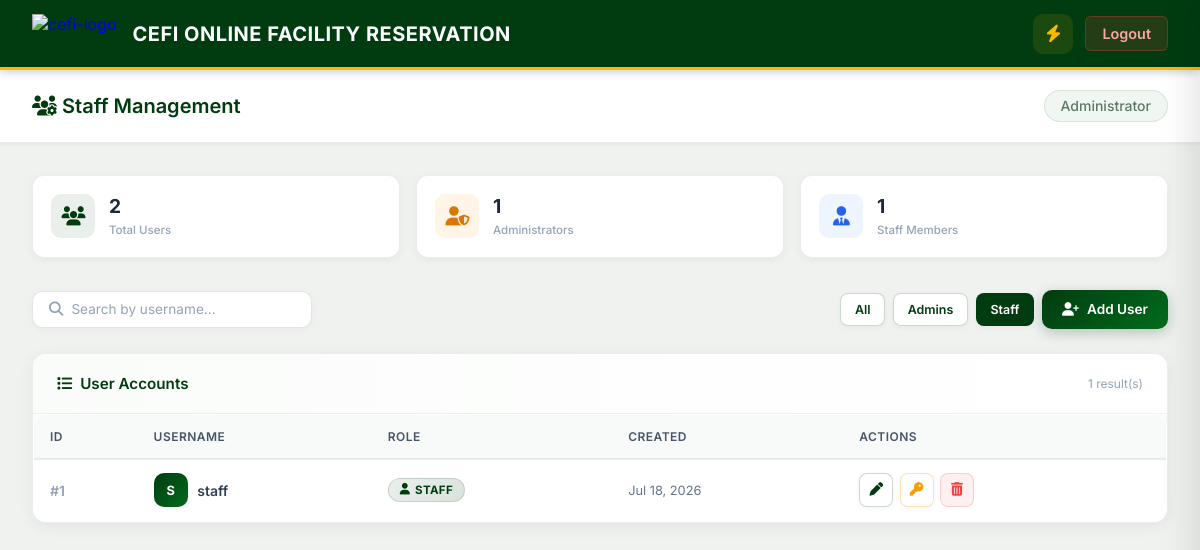
The app's page /admin/users.php?role=staff (signed in) with its own data.
### tables this page shows
CREATE TABLE users (
    id INT AUTO_INCREMENT PRIMARY KEY,
    username VARCHAR(50) UNIQUE NOT NULL,
    password VARCHAR(255) NOT NULL,
    created_at TIMESTAMP DEFAULT CURRENT_TIMESTAMP,
    role enum ('staff','admin')
);

### admin/users.php (the view, shortened to what this page needs)
<?php
require_once("../config/db.php");
$current_admin_id = $_SESSION["user_id"];
$search = trim($_GET['search'] ?? '');
$filter_role = $_GET['role'] ?? '';
$query = "SELECT id, username, role, created_at FROM users WHERE 1=1";
$params = [];
$types = "";
if (!empty($filter_role) && in_array($filter_role, ['staff', 'admin'])) {
    $query .= " AND role = ?";
    $params[] = &$filter_role;
    $types .= "s";
}
$query .= " ORDER BY created_at DESC";
$stmt = $conn->prepare($query);
if (!empty($params)) {
    $stmt->bind_param($types, ...$params);
}
$stmt->execute();
$users = $stmt->get_result();
$total_users = $conn->query("SELECT COUNT(*) as c FROM users")->fetch_assoc()['c'];
$total_admins = $conn->query("SELECT COUNT(*) as c FROM users WHERE role='admin'")->fetch_assoc()['c'];
$total_staff = $conn->query("SELECT COUNT(*) as c FROM users WHERE role='staff'")->fetch_assoc()['c'];
?>
<!DOCTYPE html>
<html lang="en">
<head>
    <link rel="stylesheet" href="../style/dashboard.css">
    <link rel="stylesheet" href="../style/navbar.css?v=2">
    <link rel="stylesheet" href="../style/admin.css">
    <link rel="stylesheet" href="https://cdnjs.cloudflare.com/ajax/libs/font-awesome/6.5.1/css/all.min.css"
 />
</head>
<body>
<?php include '../includes/navbar.php'; ?>
<div class="main-content">
    <div class="page-header">
        <h1><i class="fas fa-users-cog"></i> Staff Management</h1>
        <div class="header-user">Administrator</div>
    </div>
    <div class="container">
        <div class="info-metrics">
            <div class="info-metric">
                <div class="info-metric-icon green"><i class="fas fa-users"></i></div>
                <div class="info-metric-data">
                    <h4><?= $total_users ?></h4>
                    <span>Total Users</span>
                </div>
            </div>
            <div class="info-metric">
                <div class="info-metric-icon amber"><i class="fas fa-user-shield"></i></div>
                <div class="info-metric-data">
                    <h4><?= $total_admins ?></h4>
                    <span>Administrators</span>
                </div>
            </div>
            <div class="info-metric">
                <div class="info-metric-icon blue"><i class="fas fa-user-tie"></i></div>
                <div class="info-metric-data">
                    <h4><?= $total_staff ?></h4>
                    <span>Staff Members</span>
                </div>
            </div>
        </div>
        <div class="admin-toolbar">
            <form method="GET" class="search-box">
                <i class="fas fa-search"></i>
                <input type="text" name="search" placeholder="Search by username..." value="<?= htmlspecialchars($search) ?>">
            </form>
            <div style="display: flex; gap: 0.5rem; align-items: center;">
                <a href="?role=" class="btn btn-outline btn-sm <?= empty($filter_role) ? 'active' : '' ?>" style="<?= empty($filter_role) ? 'background:#013c10;color:#fff;' : '' ?>">All</a>
                <a href="?role=admin" class="btn btn-outline btn-sm <?= $filter_role==='admin' ? 'active' : '' ?>" style="<?= $filter_role==='admin' ? 'background:#013c10;color:#fff;' : '' ?>">Admins</a>
                <a href="?role=staff" class="btn btn-outline btn-sm <?= $filter_role==='staff' ? 'active' : '' ?>" style="<?= $filter_role==='staff' ? 'background:#013c10;color:#fff;' : '' ?>">Staff</a>
                <button class="btn btn-primary" onclick="openModal('createModal')">
                    <i class="fas fa-user-plus"></i> Add User
                </button>
            </div>
        </div>
        <div class="admin-card">
            <div class="admin-card-header">
                <h3><i class="fas fa-list"></i> User Accounts</h3>
                <span style="font-size:0.75rem;color:#94a3b8;"><?= $users->num_rows ?> result(s)</span>
            </div>
            <div style="overflow-x:auto;">
                <table class="admin-table">
                    <thead>
                        <tr>
                            <th>ID</th>
                            <th>Username</th>
                            <th>Role</th>
                            <th>Created</th>
                            <th>Actions</th>
                        </tr>
                    </thead>
                    <tbody>
                        <?php if ($users->num_rows === 0): ?>
                            <tr><td colspan="5">
                                <div class="empty-state">
                                    <i class="fas fa-user-slash"></i>
                                    <h4>No users found</h4>
                                    <p>Try adjusting your search or filter.</p>
                                </div>
                            </td></tr>
                        <?php else: ?>
                            <?php while ($u = $users->fetch_assoc()): ?>
                            <tr>
                                <td style="font-weight:600;color:#94a3b8;">#<?= $u['id'] ?></td>
                                <td>
                                    <div style="display:flex;align-items:center;gap:0.6rem;">
                                        <div style="width:34px;height:34px;border-radius:10px;background:linear-gradient(135deg,#013c10,#026b1c);color:#fff;display:flex;align-items:center;justify-content:center;font-weight:700;font-size:0.8rem;">
                                            <?= strtoupper(substr($u['username'], 0, 1)) ?>
                                        </div>
                                        <span style="font-weight:600;"><?= htmlspecialchars($u['username']) ?></span>
                                    </div>
                                </td>
                                <td>
                                    <span class="role-badge <?= $u['role'] ?>">
                                        <i class="fas <?= $u['role'] === 'admin' ? 'fa-crown' : 'fa-user' ?>"></i>
                                        <?= ucfirst($u['role']) ?>
                                    </span>
                                </td>
                                <td style="color:#64748b;font-size:0.8rem;">
                                    <?= date('M d, Y', strtotime($u['created_at'])) ?>
                                </td>
                                <td>
                                    <div class="actions-group">
                                        <button class="btn btn-outline btn-icon" title="Edit" onclick="openEditModal(<?= htmlspecialchars(json_encode($u)) ?>)">
                                            <i class="fas fa-pen"></i>
                                        </button>
                                        <button class="btn btn-outline btn-icon" title="Reset Password" style="color:#f59e0b;border-color:rgba(245,158,11,0.3);" onclick="openResetModal(<?= $u['id'] ?>, '<?= htmlspecialchars($u['username']) ?>')">
                                            <i class="fas fa-key"></i>
                                        </button>
                                        <?php if ($u['id'] !== $current_admin_id): ?>
                                        <button class="btn btn-icon" title="Delete" style="background:rgba(239,68,68,0.08);color:#ef4444;border:1px solid rgba(239,68,68,0.2);" onclick="openDeleteModal(<?= $u['id'] ?>, '<?= htmlspecialchars($u['username']) ?>')">
                                            <i class="fas fa-trash-alt"></i>
                                        </button>
                                        <?php endif; ?>
                                    </div>
                                </td>
                            </tr>
                            <?php endwhile; ?>
                        <?php endif; ?>
                    </tbody>
                </table>
            </div>
        </div>
    </div>
</div>
</body>
</html>

### style/dashboard.css (style rules this page uses)
:root { --bg-color: #f0f2f0; --text-main: #1a1a1a; --text-muted: #5a7a62; --card-bg: #ffffff; --border-color: rgba(1, 60, 16, 0.1); --accent-color: #fcb900; --accent-dark: #e6a800; --accent-green: #013c10; --success: #16a34a; --warning: #d97706; --danger: #dc2626; --sidebar-collapsed-width: 72px; }
* { margin: 0; padding: 0; box-sizing: border-box; font-family: 'Inter', sans-serif; }
body { background: #f0f2f0; color: var(--text-main); display: flex; flex-direction: column; min-height: 100vh; }
.main-content { margin-left: 0; flex: 1; transition: margin-left 0.3s cubic-bezier(0.4, 0, 0.2, 1); display: flex; flex-direction: column; }
.page-header { background: #ffffff; padding: 1.25rem 2rem; display: flex; justify-content: space-between; align-items: center; border-bottom: 1px solid rgba(1, 60, 16, 0.1); box-shadow: 0 1px 4px rgba(0, 0, 0, 0.06); }
.page-header h1 { font-size: 1.25rem; font-weight: 600; color: #013c10; }
.header-user { font-weight: 500; color: #5a7a62; background: #f0f7f2; padding: 0.4rem 1rem; border-radius: 20px; font-size: 0.875rem; border: 1px solid rgba(1, 60, 16, 0.1); }
.container { padding: 2rem; flex: 1; max-width: 1400px; margin: 0 auto; width: 100%; }
table { width: 100%; border-collapse: separate; border-spacing: 0; background: #ffffff; border-radius: 12px; overflow: hidden; box-shadow: 0 2px 12px rgba(0, 0, 0, 0.07); border: 1px solid rgba(1, 60, 16, 0.08); }
th { background: #013c10; padding: 1rem 1.5rem; text-align: left; font-weight: 600; color: #ffffff; font-size: 0.8rem; text-transform: uppercase; letter-spacing: 0.06em; border-bottom: 2px solid #fcb900; }
td { padding: 0.875rem 1.5rem; border-bottom: 1px solid rgba(1, 60, 16, 0.07); color: #1a1a1a; font-size: 0.875rem; }
tr:last-child td { border-bottom: none; }

### style/navbar.css (style rules this page uses)
.main-content { margin-left: 0 !important; width: 100%; }

### records on screen
users: id "1", username "S", username "staff", role "STAFF", created_at "Jul 18, 2026"

### other values on screen
$brand_text "CEFI ONLINE FACILITY RESERVATION"
$total_users "2"
$total_admins "1"
$total_staff "1"
$users->num_rows "1"
